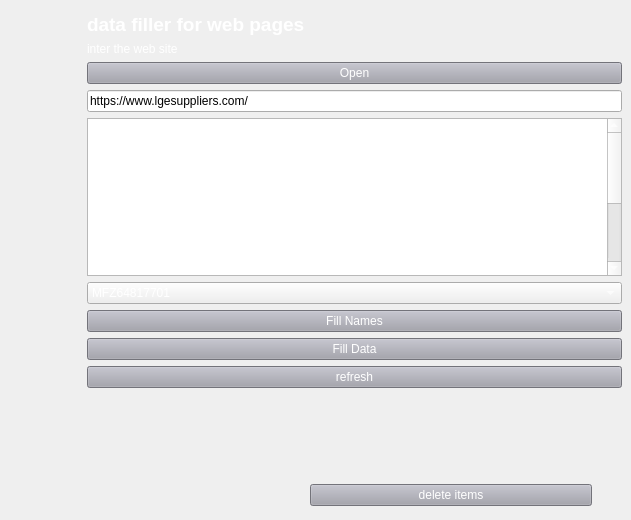
      <widget class="QWidget" name="tab_webSub_filler">
       <attribute name="title">
        <string>Tab 1</string>
       </attribute>
       <widget class="QWidget" name="formLayoutWidget">
        <property name="geometry">
         <rect>
          <x>81</x>
          <y>0</y>
          <width>541</width>
          <height>401</height>
         </rect>
        </property>
        <layout class="QFormLayout" name="formLayout_4">
         <item row="3" column="1">
          <widget class="QLabel" name="importFilesLabel">
           <property name="styleSheet">
            <string notr="true">color: rgb(255, 255, 255);
font: 12pt &quot;MS Shell Dlg 2&quot;;</string>
           </property>
           <property name="text">
            <string>&lt;html&gt;&lt;head/&gt;&lt;body&gt;&lt;p&gt;&lt;span style=&quot; font-size:14pt; font-weight:600; color:#ffffff;&quot;&gt;data filler for web pages&lt;/span&gt;&lt;/p&gt;&lt;/body&gt;&lt;/html&gt;</string>
           </property>
          </widget>
         </item>
         <item row="4" column="1">
          <widget class="QLabel" name="interTheWebSiteLabel">
           <property name="text">
            <string>&lt;html&gt;&lt;head/&gt;&lt;body&gt;&lt;p&gt;&lt;span style=&quot; color:#ffffff;&quot;&gt;inter the web site&lt;/span&gt;&lt;/p&gt;&lt;/body&gt;&lt;/html&gt;</string>
           </property>
          </widget>
         </item>
         <item row="5" column="1">
          <widget class="QPushButton" name="ButWebFilterOpensites">
           <property name="styleSheet">
            <string notr="true">background-color: rgb(161, 161, 171);
color: rgb(255, 255, 255);</string>
           </property>
           <property name="text">
            <string>Open</string>
           </property>
          </widget>
         </item>
         <item row="6" column="1">
          <widget class="QLineEdit" name="interTheWebSiteLineEdit">
           <property name="styleSheet">
            <string notr="true"/>
           </property>
           <property name="text">
            <string>https://www.lgesuppliers.com/</string>
           </property>
          </widget>
         </item>
         <item row="7" column="1">
          <widget class="QListWidget" name="listWebFilterLGItems">
           <property name="styleSheet">
            <string notr="true">color: rgb(255, 255, 255);</string>
           </property>
           <item>
            <property name="text">
             <string>LG43UJ63</string>
            </property>
           </item>
           <item>
            <property name="text">
             <string>LG49UJ63</string>
            </property>
           </item>
           <item>
            <property name="text">
             <string>LG55UK630</string>
            </property>
           </item>
           <item>
            <property name="text">
             <string>LGLG32LM55</string>
            </property>
           </item>
           <item>
            <property name="text">
             <string>LGLG43LM63</string>
            </property>
           </item>
           <item>
            <property name="text">
             <string>FRONT 43LM63</string>
            </property>
           </item>
           <item>
            <property name="text">
             <string>FRONT 43LM55</string>
            </property>
           </item>
           <item>
            <property name="text">
             <string>LG65UM73up&amp;down</string>
            </property>
           </item>
           <item>
            <property name="text">
             <string>LG65UM73LR</string>
            </property>
           </item>
           <item>
            <property name="text">
             <string>LG43UP77</string>
            </property>
           </item>
           <item>
            <property name="text">
             <string>LG65UP775Front</string>
            </property>
           </item>
           <item>
            <property name="text">
             <string>LG65UP77set</string>
            </property>
           </item>
           <item>
            <property name="text">
             <string>LG65UP81set</string>
            </property>
           </item>
           <item>
            <property name="text">
             <string>LG65UP81Side</string>
            </property>
           </item>
           <item>
            <property name="text">
             <string>75UP77FRONT</string>
            </property>
           </item>
           <item>
            <property name="text">
             <string>LG75UP77</string>
            </property>
           </item>
           <item>
            <property name="text">
             <string>LG43UP81</string>
            </property>
           </item>
           <item>
            <property name="text">
             <string>LgWasherCover</string>
            </property>
           </item>
           <item>
            <property name="text">
             <string>LgWasherAngels</string>
            </property>
           </item>
           <item>
            <property name="text">
             <string>LgWasherBase</string>
            </property>
           </item>
          </widget>
         </item>
         <item row="8" column="1">
          <widget class="QComboBox" name="importFilesComboBox">
           <property name="styleSheet">
            <string notr="true">color: rgb(255, 255, 255);</string>
           </property>
           <item>
            <property name="text">
             <string>MFZ64817701</string>
            </property>
           </item>
           <item>
            <property name="text">
             <string>MFZ65175601</string>
            </property>
           </item>
           <item>
            <property name="text">
             <string>MFZ65333701</string>
            </property>
           </item>
           <item>
            <property name="text">
             <string>MFZ65333801</string>
            </property>
           </item>
           <item>
            <property name="text">
             <string>MFZ65952201</string>
            </property>
           </item>
           <item>
            <property name="text">
             <string>MFZ65914801</string>
            </property>
           </item>
           <item>
            <property name="text">
             <string>MFZ65833401</string>
            </property>
           </item>
           <item>
            <property name="text">
             <string>MFZ66333001</string>
            </property>
           </item>
           <item>
            <property name="text">
             <string>mfz66236501</string>
            </property>
           </item>
           <item>
            <property name="text">
             <string>MFZ65262201</string>
            </property>
           </item>
           <item>
            <property name="text">
             <string>MFZ66151901</string>
            </property>
           </item>
           <item>
            <property name="text">
             <string>MFZ66236701</string>
            </property>
           </item>
           <item>
            <property name="text">
             <string>MFZ66236702</string>
            </property>
           </item>
           <item>
            <property name="text">
             <string>3920EZ2058A</string>
            </property>
           </item>
           <item>
            <property name="text">
             <string>3920FZ3114C</string>
            </property>
           </item>
           <item>
            <property name="text">
             <string>AGG76599801</string>
            </property>
           </item>
          </widget>
         </item>
         <item row="9" column="1">
          <widget class="QPushButton" name="ButWebFilterFIllNames">
           <property name="styleSheet">
            <string notr="true">background-color: rgb(161, 161, 171);
color: rgb(255, 255, 255);</string>
           </property>
           <property name="text">
            <string>Fill Names</string>
           </property>
          </widget>
         </item>
         <item row="10" column="1">
          <widget class="QPushButton" name="ButWebFilterFIllData">
           <property name="styleSheet">
            <string notr="true">background-color: rgb(161, 161, 171);
color: rgb(255, 255, 255);</string>
           </property>
           <property name="text">
            <string>Fill Data</string>
           </property>
          </widget>
         </item>
         <item row="14" column="1">
          <widget class="QPushButton" name="ButWebFilterRefresh">
           <property name="styleSheet">
            <string notr="true">background-color: rgb(161, 161, 171);
color: rgb(255, 255, 255);</string>
           </property>
           <property name="text">
            <string>refresh</string>
           </property>
          </widget>
         </item>
         <item row="15" column="1">
          <spacer name="verticalSpacer_2">
           <property name="orientation">
            <enum>Qt::Vertical</enum>
           </property>
           <property name="sizeHint" stdset="0">
            <size>
             <width>20</width>
             <height>40</height>
            </size>
           </property>
          </spacer>
         </item>
         <item row="0" column="1">
          <spacer name="verticalSpacer_6">
           <property name="orientation">
            <enum>Qt::Vertical</enum>
           </property>
           <property name="sizeHint" stdset="0">
            <size>
             <width>20</width>
             <height>40</height>
            </size>
           </property>
          </spacer>
         </item>
        </layout>
       </widget>
       <widget class="QWidget" name="horizontalLayoutWidget_2">
        <property name="geometry">
         <rect>
          <x>310</x>
          <y>480</y>
          <width>282</width>
          <height>31</height>
         </rect>
        </property>
        <layout class="QHBoxLayout" name="horizontalLayout">
         <item>
          <widget class="QPushButton" name="ButWebFillDeleteItem">
           <property name="styleSheet">
            <string notr="true">background-color: rgb(161, 161, 171);
selection-background-color: rgb(77, 145, 215);
font: 75 9pt &quot;MS Shell Dlg 2&quot;;
selection-background-color: rgb(85, 85, 255);
color: rgb(255, 255, 255);</string>
           </property>
           <property name="text">
            <string>delete items</string>
           </property>
          </widget>
         </item>
        </layout>
       </widget>
      </widget>
